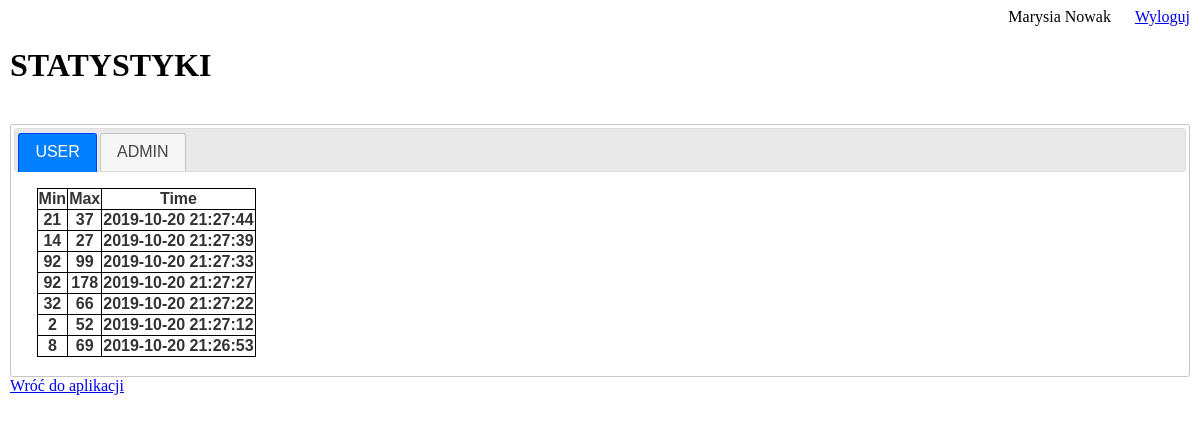
The app's page /statistics.php (signed in) with its own data.
### tables this page shows
CREATE TABLE `data` (
  `id` int(11) NOT NULL,
  `userId` int(11) NOT NULL,
  `Min` int(11) NOT NULL,
  `Max` int(11) NOT NULL,
  `Time` timestamp NOT NULL DEFAULT CURRENT_TIMESTAMP ON UPDATE CURRENT_TIMESTAMP
);

### functionsClass.php (the view, shortened to what this page needs)
<?php
Class Functions
{
    function userStatistics($userId, $conn)
    {
        $SELECT = "SELECT Min, Max, Time FROM data WHERE userId = $userId ORDER BY Time DESC";
        $result = mysqli_query($conn, $SELECT);
        while($row = $result->fetch_array(MYSQLI_ASSOC))
        {
            echo '<tr>
                        <th>'.$row["Min"].'</th>
                        <th>'.$row["Max"].'</th>
                        <th>'.$row["Time"].'</th>
                 </tr>';
        }
    }
}
?>

### statistics.php (shortened to what this page needs)
<?php
            require_once 'functionsClass.php';
            $functions = new Functions();
  ?>
<!DOCTYPE html>
<html lang="pl-PL">
<head>
    <link rel="stylesheet" type=text/css href="statistics.css">
    <link rel="stylesheet" href="//code.jquery.com/ui/1.12.1/themes/base/jquery-ui.css">
</head>
<body>
    <div id="box">
    <div id="who">
        <?php
        echo $_SESSION['name']." ".$_SESSION['surname'];
        ?>
         <a id="logOut" href="logout.php">Wyloguj</a>
    </div>
            <h1>STATYSTYKI</h1>
    <br>
    <div id="tabs">
        <ul>
          <li><a href="#tabs-1">USER</a></li>
          <?php
            if ($_SESSION['isAdmin'] == 1){
                echo '<li><a href="#tabs-2">ADMIN</a></li>';
            }
          ?>
        </ul>
        <div id="tabs-1">
          <?php
            $userId = $_SESSION['userId'];
            $conn = $functions->connect();
            echo '<table>
                        <tr>
                            <th>Min</th>
                            <th>Max</th>
                            <th>Time</th>
                        </th>';
            $functions->userStatistics($userId, $conn);
            echo '</table>';
          ?>
        </div>
    </div>
    <a href="index.php">Wróć do aplikacji</a>
    </div>
</body>
</html>

### statistics.css (style rules this page uses)
table { border-collapse: collapse; }
table, th, td { border: 1px solid black; }
h1 { text-align: left; }
#who { text-align: right; }
#box { margin: 2px; }
#logOut { margin-left: 20px; }

### records on screen
data: Min "21", Max "37", Time "2019-10-20 21:27:44"
data: Min "14", Max "27", Time "2019-10-20 21:27:39"
data: Min "92", Max "99", Time "2019-10-20 21:27:33"
data: Min "92", Max "178", Time "2019-10-20 21:27:27"
data: Min "32", Max "66", Time "2019-10-20 21:27:22"
data: Min "2", Max "52", Time "2019-10-20 21:27:12"
data: Min "8", Max "69", Time "2019-10-20 21:26:53"

### other values on screen
$_SESSION['name'] "Marysia"
$_SESSION['surname'] "Nowak"
